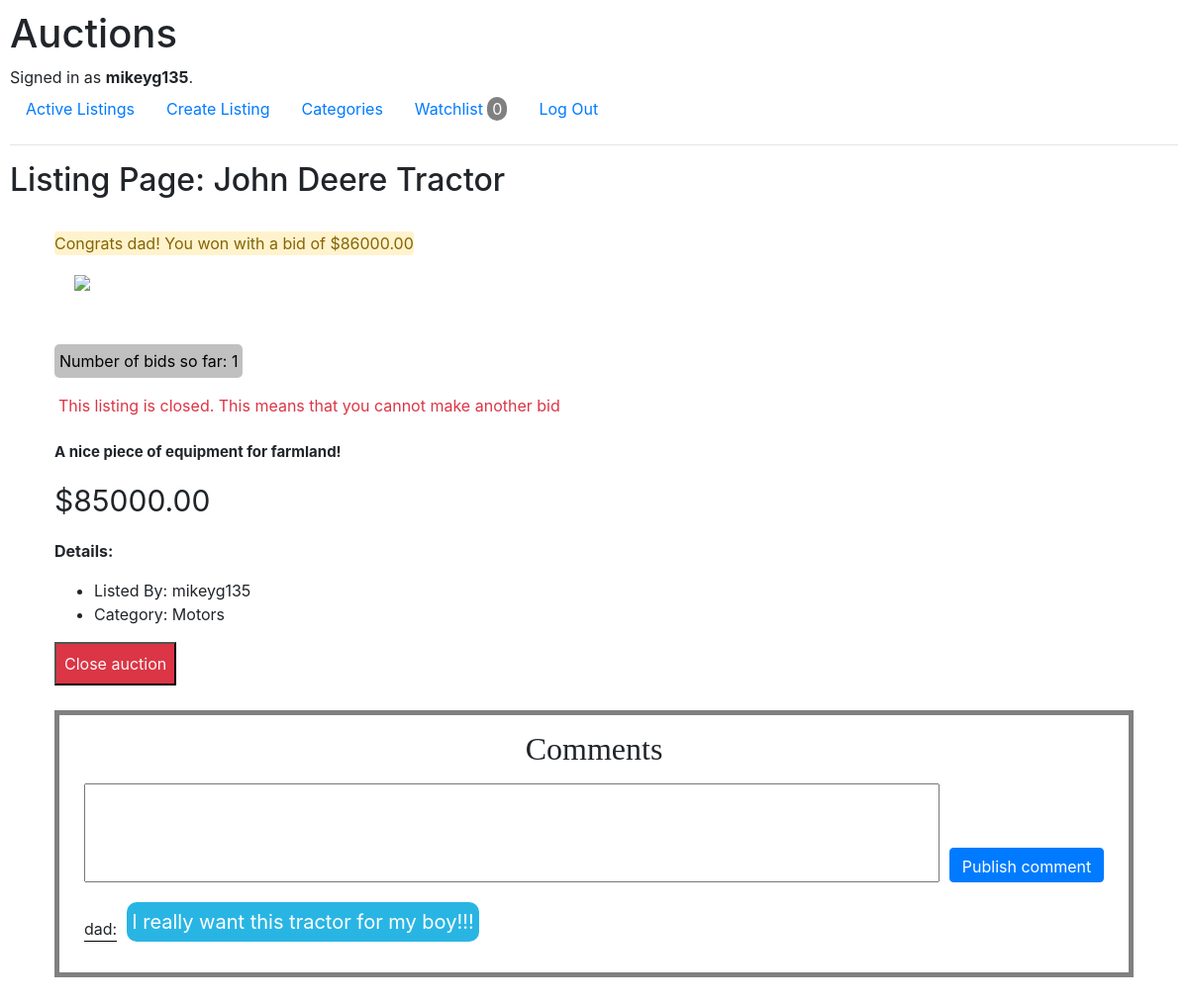
The page /listing_page/4 (signed in) on the database its author committed.
### auctions/models.py (models this page shows)
class User(AbstractUser):
    pass

class auction_listing(models.Model):
    id = models.AutoField(primary_key=True)
    user = models.CharField(max_length=500)
    title = models.CharField(max_length=500)
    description = models.TextField()
    starting_bid = models.DecimalField(max_digits=10, decimal_places=2)
    url = models.TextField()
    category = models.TextField()
    bid_closed = models.CharField(max_length=500, default="open")

class comment(models.Model):
    auction_id = models.IntegerField()
    user = models.TextField()
    message = models.TextField()

### auctions/views.py (the view, shortened to what this page needs)
# urls.py: path("listing_page/<int:auction_id>", views.listing_page, name="listing_page"),
def listing_page(request, auction_id):
    bid_objects = bid.objects.filter(auction_id = auction_id)
    a = auction_listing.objects.filter(id=auction_id)
    watchlist_items = watchlist(user=request.user)
    w_items = watchlist.objects.filter(user=request.user)
    watchlist_items = watchlist.objects.filter(user=request.user)
    all_elements= { "auction_listing": a[0],
                "watchlist_items": watchlist_items,
                "auction_id": auction_id,
                "bid_count": bid_objects.count(),
                "current_user": str(request.user)
                }
    all_elements["count"] = watchlist_items.count()
    if request.method == "GET":
        comments = reversed(comment.objects.filter(auction_id = auction_id))
        all_elements ["comments"] = comments
        auction_list = auction_listing.objects.filter(id = auction_id)
        if auction_list[0].bid_closed == "closed":
            bid_objects = bid.objects.filter(auction_id = auction_id)
            highest_price = [0]
            for bid_object in bid_objects:
                price = bid_object.bid_price
                highest_price.append(price)
            username = bid.objects.filter(bid_price = max(highest_price))
            if str(request.user) == str(username[0].user):
                all_elements["congrats_message"] = "Congratulations! You won the auction with a bid of $" + str(max(highest_price))
            else:
                all_elements["congrats_message"] = "Congrats " + username[0].user + "! You won with a bid of $" + str(max(highest_price))
            all_elements["closed"] = "Yes"
            all_elements["listing_closed"] = "This listing is closed. This means that you cannot make another bid"
            return render(request, "auctions/listing_page.html", all_elements)

### auctions/templates/auctions/listing_page.html (shortened to what this page needs)
{% extends "auctions/layout.html" %} {% block body %}
<h2>Listing Page: {{ auction_listing.title }}</h2>
{% load update_variable %}
<div id="listing_page_container" class="container">
  <div id = "congrats_listing" class="alert alert-warning" role="alert">
    {{ congrats_message }}
  </div>
  <img id="listing_page_image" src="{{ auction_listing.url }}" />
  {% if user.is_authenticated %}
  <br />
  {% endif %}
  <br>
  <p id="bid_count"> Number of bids so far: {{ bid_count }} </p>
  {% if closed == "Yes" %}
  <p id="closed_tag" class="mt-1 p-1 text-danger">{{ listing_closed }}</p>
  {% endif %}
  <p id="description">{{ auction_listing.description }}</p>
  <p id="bid">${{ auction_listing.starting_bid}}</p>
  <p><strong>Details:</strong></p>
  <ul>
    <li>Listed By: {{ auction_listing.user }}</li>
    <li>Category: {{ auction_listing.category }}</li>
  </ul>
{% if current_user == auction_listing.user %}
<form method = "post" id="closedform">
  <input type="submit" name="close_listing" value="Close auction" class="bg-danger text-light p-2">
</form>
{% endif %}
{% if user.is_authenticated %}
<div id="comments_container" class="container">
  <h2> Comments </h2>
    <form style = "margin-bottom: 20px;" method="post">
      <div id="make_comment">
        <input id="comment_input" name = "comment" type = "text">
        <button id="comment_button" name = "publish" type="submit" class="btn btn-primary" value="Publish comment">Publish comment</button>
      </div>
    </form>
    {% for comment in comments %}
    <div id="display_comments">
        <p style = "border-bottom: 1px solid #000">{{ comment.user}}: </p>
        <div>
          <p id = "display_message" style="font-size: 20px; background: rgb(41, 181, 227);">{{ comment.message }}</p>
        </div>
    </div>
    {% endfor %}
</div>
{% endif %}
</div>
{% endblock %}

### auctions/templates/auctions/layout.html (shortened to what this page needs)
{% load static %}
<!DOCTYPE html>
<html lang="en">
  <head>
    <link
      rel="stylesheet"
      href="https://stackpath.bootstrapcdn.com/bootstrap/4.4.1/css/bootstrap.min.css"
    />
    <link href="{% static 'auctions/styles.css' %}" rel="stylesheet" />
  </head>
  <body>
    <h1>Auctions</h1>
    <div>
      {% if user.is_authenticated %} Signed in as
      <strong>{{ user.username }}</strong>. {% else %} Not signed in. {% endif %}
    </div>
    <ul class="nav">
      <li class="nav-item">
        <a class="nav-link" href="{% url 'index' %}">Active Listings</a>
      </li>
      {% if user.is_authenticated %}
      <li class="nav-item">
        <a class="nav-link" href="{% url 'create_list' %}">Create Listing</a>
      </li>
      <li class="nav-item">
        <a class="nav-link" href="{% url 'categories' %}">Categories</a>
      </li>
      <li class="nav-item">
        <a class="nav-link" href="{% url 'watchlist_items' %}">Watchlist <span id="count">{{ count }}</span></a>
      </li>
      <li class="nav-item">
        <a class="nav-link" href="{% url 'logout' %}">Log Out</a>
      </li>
      {% endif %}
    </ul>
    <hr />
    {% block body %} {% endblock %}
  </body>
</html>

### auctions/static/auctions/styles.css (style rules this page uses)
body { padding: 10px; }
#count { background-color: gray; border-radius: 25px; color: white; display: inline-block; width: 20px; text-align: center; }
#listing_page_container { padding: 25px; }
#listing_page_image { padding: 20px; height: 300px; }
#bid { font-size: 30px !important; }
#description { font-size: 15px; margin-top: 20px; font-weight: bold; }
#error_listing, #success_listing, #congrats_listing { padding: 0; border: none; margin: 0; width: fit-content; }
#bid_count { background-color: silver; display: inline-block; margin-top: 10px; margin-bottom: 7.5px; padding: 5px; border-radius: 5px; color: black; }
#closedform { width: fit-content; }
#closed_tag { width: fit-content; }
#comments_container { border: 5px solid gray; width: 100%; text-align: center !important; padding: 15px; padding-left: 0px; padding-right: 0px; margin-top: 25px; box-sizing: border-box; }
#comments_container h2 { margin: 0; padding: 0; margin-bottom: 15px; font-family: "Times New Roman" }
#make_comment { display: flex; flex-direction: row; align-items: flex-end; height: 100px; justify-content: center; gap: 10px; }
#comment_input { height: 100px; width: 80%; line-height: normal; padding-left: 25px; padding-bottom: 50px; font-size: 20px; }
#comment_button { height: 35px !important; }
#display_comments { display: flex; gap: 10px; padding: 25px; align-items: flex-end; padding-bottom: 0px; padding-top: 0px; }
#display_message { border-radius: 10px; padding: 5px; color: white; }

### rows shown on the page
User: username "mikeyg135"
auction_listing: title "John Deere Tractor", description "A nice piece of equipment for farmland!", starting_bid "85000.00", user "mikeyg135", category "Motors"
comment: user "dad", message "I really want this tractor for my boy!!!"

### other values the page prints
{{ count }} "0"
{{ congrats_message }} "Congrats dad! You won with a bid of $86000.00"
{{ bid_count }} "1"
{{ listing_closed }} "This listing is closed. This means that you cannot make another bid"
